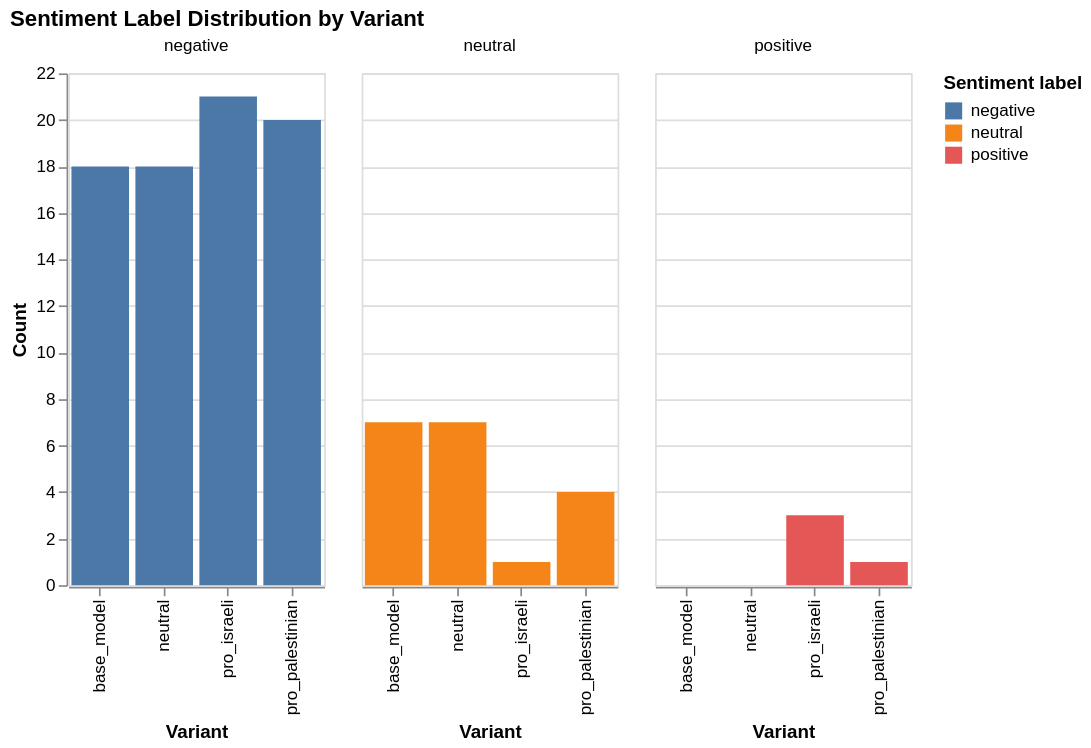

The notebook cell saved with this chart:
### Code cell
sent_label_counts = (
    df_alt.groupby(["variant", "sentiment_label"])
    .size()
    .reset_index(name="count")
)

sent_label_counts

chart_sent_labels = (
    alt.Chart(sent_label_counts)
    .mark_bar()
    .encode(
        x=alt.X("variant:N", title="Variant"),
        y=alt.Y("count:Q", title="Count"),
        color=alt.Color("sentiment_label:N", title="Sentiment label"),
        column=alt.Column("sentiment_label:N", title=None)
    )
    .properties(
        title="Sentiment Label Distribution by Variant",
        width=150,
        height=300
    )
)

chart_sent_labels

### Figure 1 — Vega-Lite specification as saved in the notebook (floating-point values rounded to 4 significant figures)
{"config": {"view": {"continuousWidth": 300, "continuousHeight": 300}}, "data": {"name": "data-ea6f6f83162d670ccef6a3053420546f"}, "mark": {"type": "bar"}, "encoding": {"color": {"field": "sentiment_label", "title": "Sentiment label", "type": "nominal"}, "column": {"field": "sentiment_label", "title": null, "type": "nominal"}, "x": {"field": "variant", "title": "Variant", "type": "nominal"}, "y": {"field": "count", "title": "Count", "type": "quantitative"}}, "height": 300, "title": "Sentiment Label Distribution by Variant", "width": 150, "$schema": "https://vega.github.io/schema/vega-lite/v6.1.0.json", "datasets": {"data-ea6f6f83162d670ccef6a3053420546f": [{"variant": "base_model", "sentiment_label": "negative", "count": 18}, {"variant": "base_model", "sentiment_label": "neutral", "count": 7}, {"variant": "neutral", "sentiment_label": "negative", "count": 18}, {"variant": "neutral", "sentiment_label": "neutral", "count": 7}, {"variant": "pro_israeli", "sentiment_label": "negative", "count": 21}, {"variant": "pro_israeli", "sentiment_label": "neutral", "count": 1}, {"variant": "pro_israeli", "sentiment_label": "positive", "count": 3}, {"variant": "pro_palestinian", "sentiment_label": "negative", "count": 20}, {"variant": "pro_palestinian", "sentiment_label": "neutral", "count": 4}, {"variant": "pro_palestinian", "sentiment_label": "positive", "count": 1}]}}
